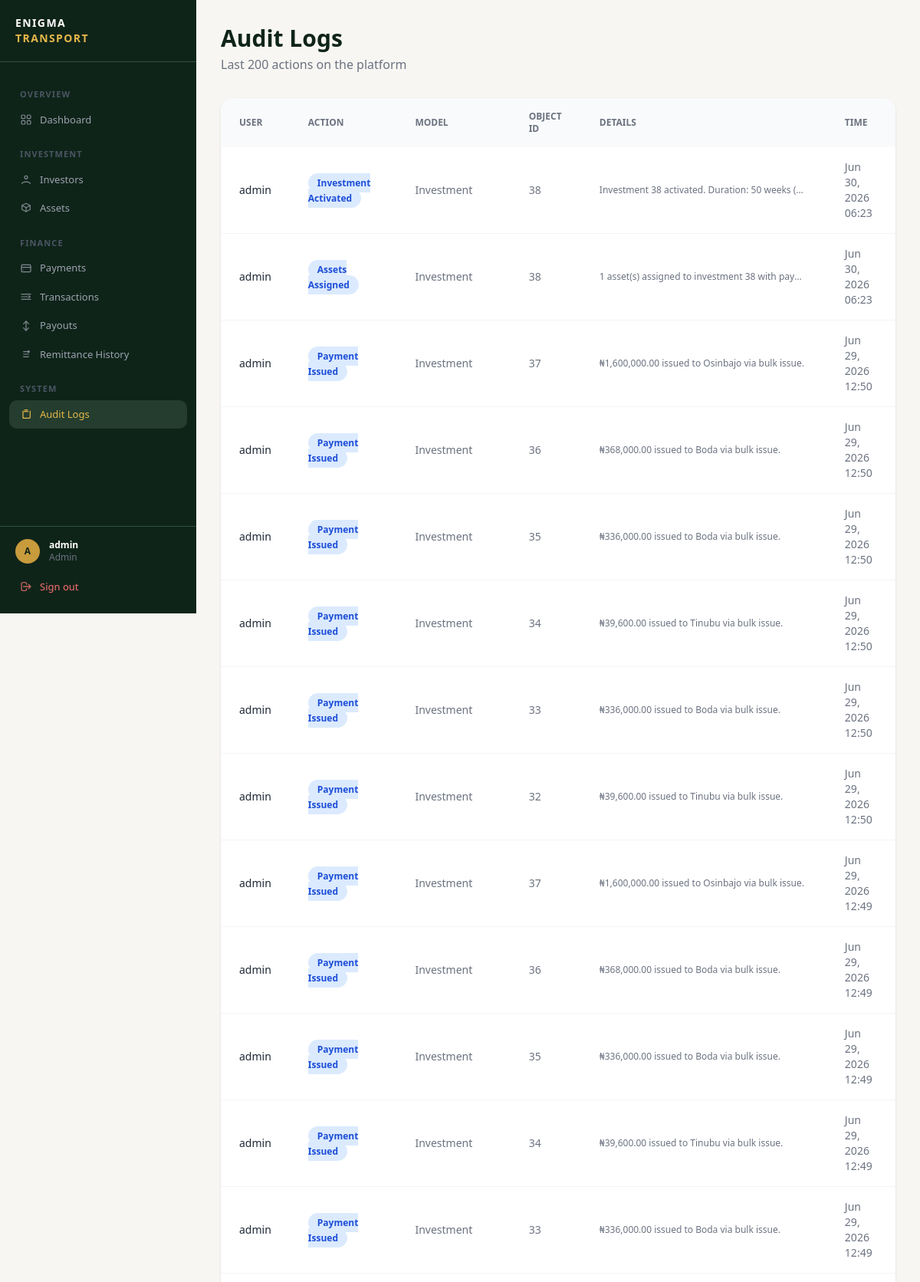
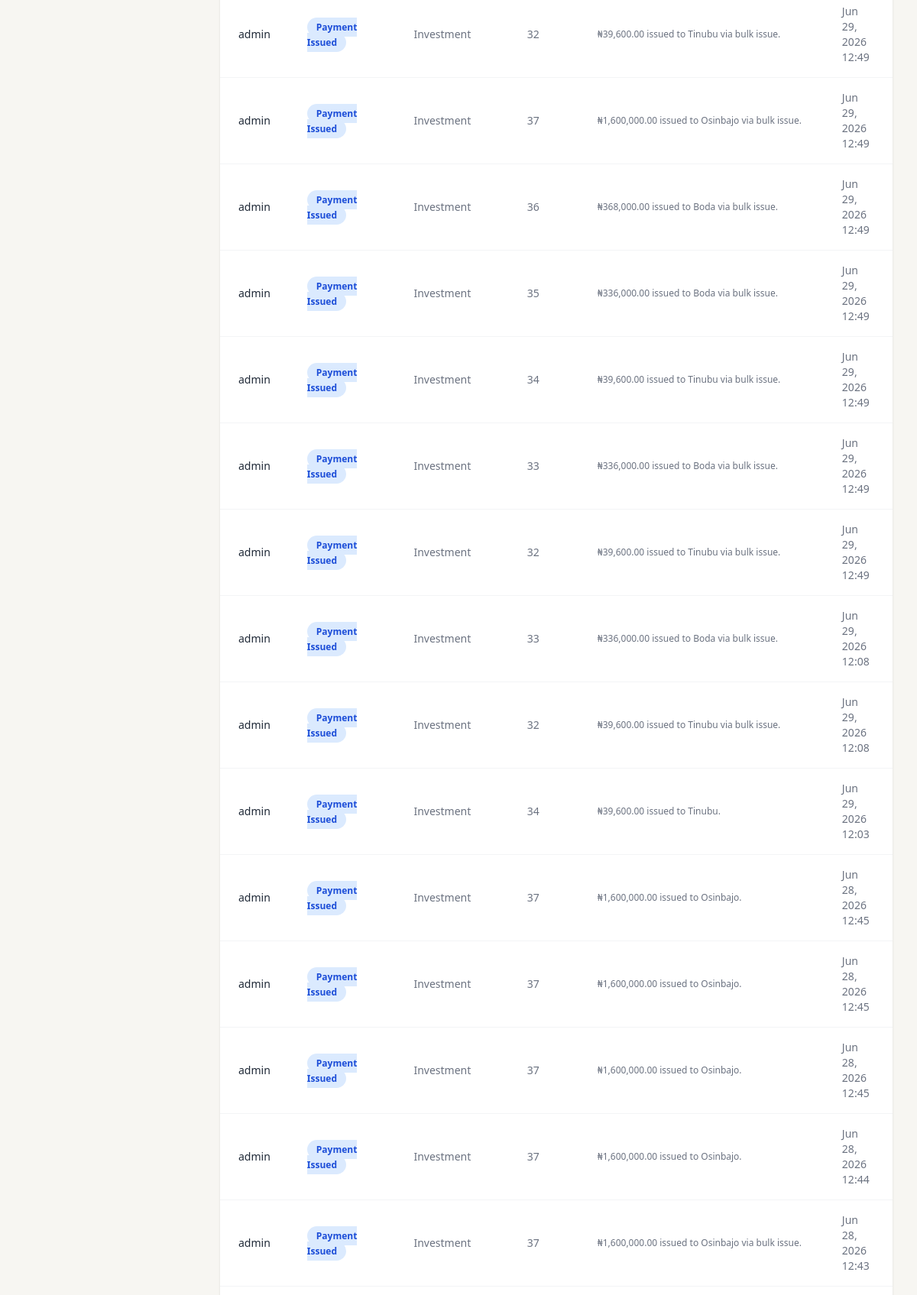
The page /auditlogs/ (signed in, upper part) on the database its author committed (2 pictures, top to bottom).
### accounts/models.py (models this page shows)
class User(AbstractUser):
    ROLE_CHOICES = (
        ('admin', 'Admin'),
        ('investor', 'Investor'),
    )
    role = models.CharField(max_length=20, choices=ROLE_CHOICES, default='investor')
    email = models.EmailField(unique=True)  # ← add this
    created_at = models.DateTimeField(auto_now_add=True)
    def __str__(self):
        return self.username

### auditlogs/models.py (models this page shows, shortened)
class AuditLog(models.Model):
    user = models.ForeignKey(
        settings.AUTH_USER_MODEL,
        on_delete=models.SET_NULL,
        null=True
    )
    action = models.CharField(max_length=255)
    model_name = models.CharField(max_length=100)
    object_id = models.PositiveIntegerField(null=True, blank=True)
    timestamp = models.DateTimeField(auto_now_add=True)
    details = models.TextField(blank=True)

### auditlogs/views.py (the view)
# urls.py: path('', views.admin_auditlog_list_view, name='admin_auditlog_list'),
@admin_required
def admin_auditlog_list_view(request):
    logs = AuditLog.objects.select_related('user').order_by('-timestamp')[:200]
    return render(request, 'auditlogs/admin/auditlog_list.html', {'logs': logs})

### templates/auditlogs/admin/auditlog_list.html (shortened to what this page needs)
{% extends 'base.html' %}
{% block dashboard_content %}
<div class="mb-8">
    <h1 class="text-3xl font-bold text-[#0f2419]">Audit Logs</h1>
    <p class="text-gray-500 mt-1">Last 200 actions on the platform</p>
</div>
<div class="bg-white rounded-2xl shadow overflow-hidden">
    <table class="w-full text-sm">
        <thead class="bg-gray-50 text-gray-500 uppercase text-xs">
            <tr>
                <th class="px-6 py-4 text-left">User</th>
                <th class="px-6 py-4 text-left">Action</th>
                <th class="px-6 py-4 text-left">Model</th>
                <th class="px-6 py-4 text-left">Object ID</th>
                <th class="px-6 py-4 text-left">Details</th>
                <th class="px-6 py-4 text-left">Time</th>
            </tr>
        </thead>
        <tbody class="divide-y divide-gray-100">
            {% for log in logs %}
            <tr class="hover:bg-gray-50 transition">
                <td class="px-6 py-4 font-medium text-gray-800">{{ log.user|default:"System" }}</td>
                <td class="px-6 py-4">
                    <span class="px-3 py-1 rounded-full text-xs font-semibold bg-blue-100 text-blue-700">
                        {{ log.action }}
                    </span>
                </td>
                <td class="px-6 py-4 text-gray-500">{{ log.model_name }}</td>
                <td class="px-6 py-4 text-gray-500">{{ log.object_id|default:"—" }}</td>
                <td class="px-6 py-4 text-gray-500 text-xs max-w-xs truncate">{{ log.details }}</td>
                <td class="px-6 py-4 text-gray-500">{{ log.timestamp|date:"M d, Y H:i" }}</td>
            </tr>
            {% empty %}
            <tr>
                <td colspan="6" class="px-6 py-16 text-center text-gray-400">No audit logs yet.</td>
            </tr>
            {% endfor %}
        </tbody>
    </table>
</div>
{% endblock %}

### templates/base.html (shortened to what this page needs)
<!DOCTYPE html>
<html lang="en">
<head>
    <script src="https://cdn.tailwindcss.com"></script>
</head>
<body class="bg-surface font-sans">
{% if user.is_authenticated %}
<aside id="sidebar">
    <div class="px-5 py-5 border-b border-forest-muted flex items-center justify-between shrink-0">
        <a href="/" class="flex flex-col leading-tight">
            <span class="text-white font-bold text-sm tracking-widest uppercase">Enigma</span>
            <span class="text-gold-light font-bold text-sm tracking-widest uppercase">Transport</span>
        </a>
    </div>
    <nav class="flex-1 px-3 py-4 overflow-y-auto min-h-0">
        {% if user.role == 'admin' %}
        <span class="nav-section">OVERVIEW</span>
        <a href="{% url 'admin_dashboard' %}" class="nav-item {% if request.resolver_match.url_name == 'admin_dashboard' %}active{% endif %}">
            Dashboard
        </a>
        <span class="nav-section">INVESTMENT</span>
        <a href="{% url 'admin_investor_list' %}" class="nav-item {% if 'investor' in request.resolver_match.url_name %}active{% endif %}">
            <svg xmlns="http://www.w3.org/2000/svg"
                 viewBox="0 0 24 24"
                 fill="none"
                 stroke="currentColor"
                 stroke-width="1.8"
                 stroke-linecap="round"
                 stroke-linejoin="round"
                 class="w-6 h-6">
              <circle cx="12" cy="8" r="3"/>
              <path d="M4 20c1.8-4.5 14.2-4.5 16 0"/>
            </svg>
            Investors
        </a>
        <a href="{% url 'admin_asset_list' %}" class="nav-item {% if 'asset' in request.resolver_match.url_name %}active{% endif %}">
            <svg xmlns="http://www.w3.org/2000/svg"
                 viewBox="0 0 24 24"
                 fill="none"
                 stroke="currentColor"
                 stroke-width="1.8"
                 stroke-linecap="round"
                 stroke-linejoin="round"
                 class="w-6 h-6">
              <path d="M12 2l8 4-8 4-8-4 8-4z"/>
              <path d="M4 6v8l8 4 8-4V6"/>
              <path d="M12 10v8"/>
            </svg>
            Assets
        </a>
        <span class="nav-section">FINANCE</span>
        <a href="{% url 'central_payment' %}" class="nav-item {% if 'payment' in request.resolver_match.url_name %}active{% endif %}">
            <svg xmlns="http://www.w3.org/2000/svg"
                 viewBox="0 0 24 24"
                 fill="none"
                 stroke="currentColor"
                 stroke-width="1.8"
                 stroke-linecap="round"
                 stroke-linejoin="round"
                 class="w-6 h-6">
              <rect x="3" y="5" width="18" height="14" rx="2"/>
              <path d="M3 10h18"/>
              <path d="M7 15h.01"/>
            </svg>
            Payments
        </a>
        <a href="{% url 'admin_transaction_list' %}" class="nav-item {% if 'transaction' in request.resolver_match.url_name %}active{% endif %}">
            <svg xmlns="http://www.w3.org/2000/svg"
                 viewBox="0 0 24 24"
                 fill="none"
                 stroke="currentColor"
                 stroke-width="1.8"
                 stroke-linecap="round"
                 stroke-linejoin="round"
                 class="w-6 h-6">
              <path d="M3 7h18"/>
              <path d="M3 12h12"/>
              <path d="M3 17h18"/>
              <path d="M17 10l3 2-3 2"/>
            </svg>
            Transactions
        </a>
        <a href="{% url 'admin_payout_list' %}" class="nav-item {% if 'payout' in request.resolver_match.url_name %}active{% endif %}">
            <svg xmlns="http://www.w3.org/2000/svg"
                 viewBox="0 0 24 24"
                 fill="none"
                 stroke="currentColor"
                 stroke-width="1.8"
                 stroke-linecap="round"
                 stroke-linejoin="round"
                 class="w-6 h-6">
              <path d="M12 3v18"/>
              <path d="M7 8l5-5 5 5"/>
              <path d="M7 16l5 5 5-5"/>
            </svg>
            Payouts
        </a>
        <a href="{% url 'remittance_list' %}" class="nav-item {% if 'remittance' in request.resolver_match.url_name %}active{% endif %}">
            <svg xmlns="http://www.w3.org/2000/svg"
                 viewBox="0 0 24 24"
                 fill="none"
                 stroke="currentColor"
                 stroke-width="1.8"
                 stroke-linecap="round"
                 stroke-linejoin="round"
                 class="w-6 h-6">
              <path d="M7 7h10"/>
              <path d="M7 12h10"/>
              <path d="M7 17h10"/>
              <path d="M16 5l3 2-3 2"/>
            </svg>
            Remittance History
        </a>
        <span class="nav-section">SYSTEM</span>
        <a href="{% url 'admin_auditlog_list' %}" class="nav-item {% if 'auditlog' in request.resolver_match.url_name %}active{% endif %}">
            <svg xmlns="http://www.w3.org/2000/svg"
                 viewBox="0 0 24 24"
                 fill="none"
                 stroke="currentColor"
                 stroke-width="1.8"
                 stroke-linecap="round"
                 stroke-linejoin="round"
                 class="w-6 h-6">
              <path d="M9 4h6"/>
              <path d="M8 7h8"/>
              <path d="M6 20h12a2 2 0 0 0 2-2V6"/>
              <path d="M6 6v12a2 2 0 0 0 2 2"/>
            </svg>
            Audit Logs
        </a>
        {% endif %}
    </nav>
    <div class="border-t border-forest-muted px-3 py-4 shrink-0">
        <div class="flex items-center gap-3 px-2 mb-3">
            <div class="w-8 h-8 rounded-full bg-gold flex items-center justify-center text-forest-dark text-xs font-bold shrink-0">
                {{ user.username|first|upper }}
            </div>
            <div class="flex-1 min-w-0">
                <p class="text-white text-xs font-semibold truncate">{{ user.username }}</p>
                <p class="text-gray-500 text-xs capitalize">{{ user.role }}</p>
            </div>
        </div>
        <a href="{% url 'logout' %}" class="nav-item w-full text-red-400 hover:text-red-300 hover:bg-red-950/30">
            <svg fill="none" stroke="currentColor" viewBox="0 0 24 24"><path stroke-linecap="round" stroke-linejoin="round" stroke-width="2" d="M17 16l4-4m0 0l-4-4m4 4H7m6 4v1a3 3 0 01-3 3H6a3 3 0 01-3-3V7a3 3 0 013-3h4a3 3 0 013 3v1"/></svg>
            Sign out
        </a>
    </div>
</aside>
    <div id="main-content">
        <main class="flex-1 px-6 lg:px-8 py-8">{% block dashboard_content %}{% endblock %}</main>
    </div>
{% endif %}
</body>
</html>

### templates/base.html (style rules this page uses)
body { font-family: 'Inter', sans-serif; }
#sidebar { width: 256px; height: 100vh; position: fixed; top: 0; left: 0; display: flex; flex-direction: column; background: #0f2419; z-index: 40; transition: transform 0.25s ease; overflow: hidden; }
#main-content { margin-left: 256px; min-height: 100vh; display: flex; flex-direction: column; }
.nav-item { display: flex; align-items: center; gap: 10px; padding: 9px 14px; border-radius: 10px; font-size: 0.8125rem; font-weight: 500; color: #9ca3af; transition: background 0.15s, color 0.15s; text-decoration: none; }
nav { scrollbar-width: thin; scrollbar-color: #2d5240 transparent; }
.nav-item.active { background: #243d2e; color: #e6b84a; }
.nav-item svg { width: 16px; height: 16px; flex-shrink: 0; opacity: 0.8; }
.nav-item:hover svg, .nav-item.active svg { opacity: 1; }
.nav-section { font-size: 0.6875rem; font-weight: 600; letter-spacing: 0.1em; text-transform: uppercase; color: #4b5563; padding: 0 14px; margin: 18px 0 6px; display: block; }
.bg-gold { background-color: #c89b3c; }
.bg-surface { background-color: #f7f6f2; }
.text-forest-dark { color: #0f2419; }
.text-gold-light { color: #e6b84a; }
.border-forest-muted { border-color: #2d5240; }

### rows shown on the page
User: username|first "A", username "admin", role "Admin"
AuditLog: user "admin", action "Investment Activated", model_name "Investment", object_id "38", details "Investment 38 activated. Duration: 50 weeks (…", timestamp "Jun 30, 2026 06:23"
AuditLog: user "admin", action "Assets Assigned", model_name "Investment", object_id "38", details "1 asset(s) assigned to investment 38 with pay…", timestamp "Jun 30, 2026 06:23"
AuditLog: user "admin", action "Payment Issued", model_name "Investment", object_id "37", details "₦1,600,000.00 issued to Osinbajo via bulk issue.", timestamp "Jun 29, 2026 12:50"
AuditLog: user "admin", action "Payment Issued", model_name "Investment", object_id "36", details "₦368,000.00 issued to Boda via bulk issue.", timestamp "Jun 29, 2026 12:50"
AuditLog: user "admin", action "Payment Issued", model_name "Investment", object_id "35", details "₦336,000.00 issued to Boda via bulk issue.", timestamp "Jun 29, 2026 12:50"
AuditLog: user "admin", action "Payment Issued", model_name "Investment", object_id "34", details "₦39,600.00 issued to Tinubu via bulk issue.", timestamp "Jun 29, 2026 12:50"
AuditLog: user "admin", action "Payment Issued", model_name "Investment", object_id "33", details "₦336,000.00 issued to Boda via bulk issue.", timestamp "Jun 29, 2026 12:50"
AuditLog: user "admin", action "Payment Issued", model_name "Investment", object_id "32", details "₦39,600.00 issued to Tinubu via bulk issue.", timestamp "Jun 29, 2026 12:50"
AuditLog: user "admin", action "Payment Issued", model_name "Investment", object_id "37", details "₦1,600,000.00 issued to Osinbajo via bulk issue.", timestamp "Jun 29, 2026 12:49"
AuditLog: user "admin", action "Payment Issued", model_name "Investment", object_id "36", details "₦368,000.00 issued to Boda via bulk issue.", timestamp "Jun 29, 2026 12:49"
AuditLog: user "admin", action "Payment Issued", model_name "Investment", object_id "35", details "₦336,000.00 issued to Boda via bulk issue.", timestamp "Jun 29, 2026 12:49"
AuditLog: user "admin", action "Payment Issued", model_name "Investment", object_id "34", details "₦39,600.00 issued to Tinubu via bulk issue.", timestamp "Jun 29, 2026 12:49"
AuditLog: user "admin", action "Payment Issued", model_name "Investment", object_id "33", details "₦336,000.00 issued to Boda via bulk issue.", timestamp "Jun 29, 2026 12:49"
AuditLog: user "admin", action "Payment Issued", model_name "Investment", object_id "32", details "₦39,600.00 issued to Tinubu via bulk issue.", timestamp "Jun 29, 2026 12:49"
AuditLog: user "admin", action "Payment Issued", model_name "Investment", object_id "37", details "₦1,600,000.00 issued to Osinbajo via bulk issue.", timestamp "Jun 29, 2026 12:49"
AuditLog: user "admin", action "Payment Issued", model_name "Investment", object_id "36", details "₦368,000.00 issued to Boda via bulk issue.", timestamp "Jun 29, 2026 12:49"
AuditLog: user "admin", action "Payment Issued", model_name "Investment", object_id "35", details "₦336,000.00 issued to Boda via bulk issue.", timestamp "Jun 29, 2026 12:49"
AuditLog: user "admin", action "Payment Issued", model_name "Investment", object_id "34", details "₦39,600.00 issued to Tinubu via bulk issue.", timestamp "Jun 29, 2026 12:49"
AuditLog: user "admin", action "Payment Issued", model_name "Investment", object_id "33", details "₦336,000.00 issued to Boda via bulk issue.", timestamp "Jun 29, 2026 12:49"
AuditLog: user "admin", action "Payment Issued", model_name "Investment", object_id "32", details "₦39,600.00 issued to Tinubu via bulk issue.", timestamp "Jun 29, 2026 12:49"
AuditLog: user "admin", action "Payment Issued", model_name "Investment", object_id "33", details "₦336,000.00 issued to Boda via bulk issue.", timestamp "Jun 29, 2026 12:08"
AuditLog: user "admin", action "Payment Issued", model_name "Investment", object_id "32", details "₦39,600.00 issued to Tinubu via bulk issue.", timestamp "Jun 29, 2026 12:08"
AuditLog: user "admin", action "Payment Issued", model_name "Investment", object_id "34", details "₦39,600.00 issued to Tinubu.", timestamp "Jun 29, 2026 12:03"
AuditLog: user "admin", action "Payment Issued", model_name "Investment", object_id "37", details "₦1,600,000.00 issued to Osinbajo.", timestamp "Jun 28, 2026 12:45"
AuditLog: user "admin", action "Payment Issued", model_name "Investment", object_id "37", details "₦1,600,000.00 issued to Osinbajo.", timestamp "Jun 28, 2026 12:45"
AuditLog: user "admin", action "Payment Issued", model_name "Investment", object_id "37", details "₦1,600,000.00 issued to Osinbajo.", timestamp "Jun 28, 2026 12:45"
AuditLog: user "admin", action "Payment Issued", model_name "Investment", object_id "37", details "₦1,600,000.00 issued to Osinbajo.", timestamp "Jun 28, 2026 12:44"
AuditLog: user "admin", action "Payment Issued", model_name "Investment", object_id "37", details "₦1,600,000.00 issued to Osinbajo via bulk issue.", timestamp "Jun 28, 2026 12:43"
